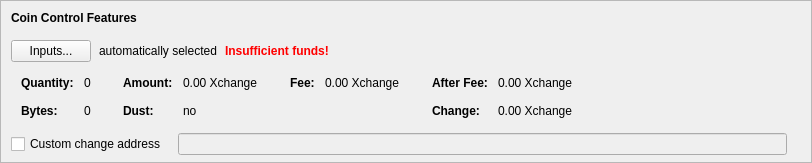
    <widget class="QFrame" name="frameCoinControl">
     <property name="sizePolicy">
      <sizepolicy hsizetype="Expanding" vsizetype="Expanding">
       <horstretch>0</horstretch>
       <verstretch>0</verstretch>
      </sizepolicy>
     </property>
     <property name="maximumSize">
      <size>
       <width>16777215</width>
       <height>16777215</height>
      </size>
     </property>
     <property name="frameShape">
      <enum>QFrame::StyledPanel</enum>
     </property>
     <property name="frameShadow">
      <enum>QFrame::Sunken</enum>
     </property>
     <layout class="QVBoxLayout" name="verticalLayoutCoinControl2">
      <property name="spacing">
       <number>0</number>
      </property>
      <property name="leftMargin">
       <number>0</number>
      </property>
      <property name="topMargin">
       <number>0</number>
      </property>
      <property name="rightMargin">
       <number>0</number>
      </property>
      <property name="bottomMargin">
       <number>6</number>
      </property>
      <item>
       <layout class="QVBoxLayout" name="verticalLayoutCoinControl" stretch="0,0,0,0,1">
        <property name="spacing">
         <number>0</number>
        </property>
        <property name="leftMargin">
         <number>10</number>
        </property>
        <property name="topMargin">
         <number>10</number>
        </property>
        <item>
         <layout class="QHBoxLayout" name="horizontalLayoutCoinControl1">
          <property name="bottomMargin">
           <number>15</number>
          </property>
          <item>
           <widget class="QLabel" name="labelCoinControlFeatures">
            <property name="sizePolicy">
             <sizepolicy hsizetype="Preferred" vsizetype="Maximum">
              <horstretch>0</horstretch>
              <verstretch>0</verstretch>
             </sizepolicy>
            </property>
            <property name="font">
             <font>
              <weight>75</weight>
              <bold>true</bold>
             </font>
            </property>
            <property name="styleSheet">
             <string notr="true">font-weight:bold;</string>
            </property>
            <property name="text">
             <string>Coin Control Features</string>
            </property>
           </widget>
          </item>
         </layout>
        </item>
        <item>
         <layout class="QHBoxLayout" name="horizontalLayoutCoinControl2" stretch="0,0,0,0">
          <property name="spacing">
           <number>8</number>
          </property>
          <property name="bottomMargin">
           <number>10</number>
          </property>
          <item>
           <widget class="QPushButton" name="pushButtonCoinControl">
            <property name="styleSheet">
             <string notr="true"/>
            </property>
            <property name="text">
             <string>Inputs...</string>
            </property>
            <property name="autoDefault">
             <bool>false</bool>
            </property>
           </widget>
          </item>
          <item>
           <widget class="QLabel" name="labelCoinControlAutomaticallySelected">
            <property name="text">
             <string>automatically selected</string>
            </property>
            <property name="margin">
             <number>5</number>
            </property>
           </widget>
          </item>
          <item>
           <widget class="QLabel" name="labelCoinControlInsuffFunds">
            <property name="font">
             <font>
              <weight>75</weight>
              <bold>true</bold>
             </font>
            </property>
            <property name="styleSheet">
             <string notr="true">color:red;font-weight:bold;</string>
            </property>
            <property name="text">
             <string>Insufficient funds!</string>
            </property>
            <property name="margin">
             <number>5</number>
            </property>
           </widget>
          </item>
          <item>
           <spacer name="horizontalSpacerCoinControl">
            <property name="orientation">
             <enum>Qt::Horizontal</enum>
            </property>
            <property name="sizeHint" stdset="0">
             <size>
              <width>40</width>
              <height>1</height>
             </size>
            </property>
           </spacer>
          </item>
         </layout>
        </item>
        <item>
         <widget class="QWidget" name="widgetCoinControl" native="true">
          <property name="sizePolicy">
           <sizepolicy hsizetype="Preferred" vsizetype="Preferred">
            <horstretch>0</horstretch>
            <verstretch>0</verstretch>
           </sizepolicy>
          </property>
          <property name="minimumSize">
           <size>
            <width>0</width>
            <height>0</height>
           </size>
          </property>
          <property name="styleSheet">
           <string notr="true"/>
          </property>
          <layout class="QHBoxLayout" name="horizontalLayoutCoinControl5">
           <property name="leftMargin">
            <number>0</number>
           </property>
           <property name="topMargin">
            <number>0</number>
           </property>
           <property name="rightMargin">
            <number>0</number>
           </property>
           <property name="bottomMargin">
            <number>0</number>
           </property>
           <item>
            <layout class="QHBoxLayout" name="horizontalLayoutCoinControl3" stretch="0,0,0,1">
             <property name="spacing">
              <number>20</number>
             </property>
             <property name="topMargin">
              <number>0</number>
             </property>
             <property name="bottomMargin">
              <number>10</number>
             </property>
             <item>
              <layout class="QFormLayout" name="formLayoutCoinControl1">
               <property name="horizontalSpacing">
                <number>10</number>
               </property>
               <property name="verticalSpacing">
                <number>14</number>
               </property>
               <property name="leftMargin">
                <number>10</number>
               </property>
               <property name="topMargin">
                <number>4</number>
               </property>
               <property name="rightMargin">
                <number>6</number>
               </property>
               <item row="0" column="0">
                <widget class="QLabel" name="labelCoinControlQuantityText">
                 <property name="font">
                  <font>
                   <weight>75</weight>
                   <bold>true</bold>
                  </font>
                 </property>
                 <property name="text">
                  <string>Quantity:</string>
                 </property>
                 <property name="margin">
                  <number>0</number>
                 </property>
                </widget>
               </item>
               <item row="0" column="1">
                <widget class="QLabel" name="labelCoinControlQuantity">
                 <property name="cursor">
                  <cursorShape>IBeamCursor</cursorShape>
                 </property>
                 <property name="contextMenuPolicy">
                  <enum>Qt::ActionsContextMenu</enum>
                 </property>
                 <property name="text">
                  <string notr="true">0</string>
                 </property>
                 <property name="margin">
                  <number>0</number>
                 </property>
                 <property name="textInteractionFlags">
                  <set>Qt::LinksAccessibleByMouse|Qt::TextSelectableByKeyboard|Qt::TextSelectableByMouse</set>
                 </property>
                </widget>
               </item>
               <item row="1" column="0">
                <widget class="QLabel" name="labelCoinControlBytesText">
                 <property name="font">
                  <font>
                   <weight>75</weight>
                   <bold>true</bold>
                  </font>
                 </property>
                 <property name="text">
                  <string>Bytes:</string>
                 </property>
                </widget>
               </item>
               <item row="1" column="1">
                <widget class="QLabel" name="labelCoinControlBytes">
                 <property name="cursor">
                  <cursorShape>IBeamCursor</cursorShape>
                 </property>
                 <property name="contextMenuPolicy">
                  <enum>Qt::ActionsContextMenu</enum>
                 </property>
                 <property name="text">
                  <string notr="true">0</string>
                 </property>
                 <property name="textInteractionFlags">
                  <set>Qt::LinksAccessibleByMouse|Qt::TextSelectableByKeyboard|Qt::TextSelectableByMouse</set>
                 </property>
                </widget>
               </item>
              </layout>
             </item>
             <item>
              <layout class="QFormLayout" name="formLayoutCoinControl2">
               <property name="horizontalSpacing">
                <number>10</number>
               </property>
               <property name="verticalSpacing">
                <number>14</number>
               </property>
               <property name="leftMargin">
                <number>6</number>
               </property>
               <property name="topMargin">
                <number>4</number>
               </property>
               <property name="rightMargin">
                <number>6</number>
               </property>
               <item row="0" column="0">
                <widget class="QLabel" name="labelCoinControlAmountText">
                 <property name="font">
                  <font>
                   <weight>75</weight>
                   <bold>true</bold>
                  </font>
                 </property>
                 <property name="text">
                  <string>Amount:</string>
                 </property>
                 <property name="margin">
                  <number>0</number>
                 </property>
                </widget>
               </item>
               <item row="0" column="1">
                <widget class="QLabel" name="labelCoinControlAmount">
                 <property name="cursor">
                  <cursorShape>IBeamCursor</cursorShape>
                 </property>
                 <property name="contextMenuPolicy">
                  <enum>Qt::ActionsContextMenu</enum>
                 </property>
                 <property name="text">
                  <string notr="true">0.00 Xchange</string>
                 </property>
                 <property name="textInteractionFlags">
                  <set>Qt::LinksAccessibleByMouse|Qt::TextSelectableByKeyboard|Qt::TextSelectableByMouse</set>
                 </property>
                </widget>
               </item>
               <item row="1" column="0">
                <widget class="QLabel" name="labelCoinControlLowOutputText">
                 <property name="font">
                  <font>
                   <weight>75</weight>
                   <bold>true</bold>
                  </font>
                 </property>
                 <property name="text">
                  <string>Dust:</string>
                 </property>
                </widget>
               </item>
               <item row="1" column="1">
                <widget class="QLabel" name="labelCoinControlLowOutput">
                 <property name="cursor">
                  <cursorShape>IBeamCursor</cursorShape>
                 </property>
                 <property name="contextMenuPolicy">
                  <enum>Qt::ActionsContextMenu</enum>
                 </property>
                 <property name="text">
                  <string notr="true">no</string>
                 </property>
                 <property name="textInteractionFlags">
                  <set>Qt::LinksAccessibleByMouse|Qt::TextSelectableByKeyboard|Qt::TextSelectableByMouse</set>
                 </property>
                </widget>
               </item>
              </layout>
             </item>
             <item>
              <layout class="QFormLayout" name="formLayoutCoinControl3">
               <property name="horizontalSpacing">
                <number>10</number>
               </property>
               <property name="verticalSpacing">
                <number>14</number>
               </property>
               <property name="leftMargin">
                <number>6</number>
               </property>
               <property name="topMargin">
                <number>4</number>
               </property>
               <property name="rightMargin">
                <number>6</number>
               </property>
               <item row="0" column="0">
                <widget class="QLabel" name="labelCoinControlFeeText">
                 <property name="font">
                  <font>
                   <weight>75</weight>
                   <bold>true</bold>
                  </font>
                 </property>
                 <property name="text">
                  <string>Fee:</string>
                 </property>
                 <property name="margin">
                  <number>0</number>
                 </property>
                </widget>
               </item>
               <item row="0" column="1">
                <widget class="QLabel" name="labelCoinControlFee">
                 <property name="cursor">
                  <cursorShape>IBeamCursor</cursorShape>
                 </property>
                 <property name="contextMenuPolicy">
                  <enum>Qt::ActionsContextMenu</enum>
                 </property>
                 <property name="text">
                  <string notr="true">0.00 Xchange</string>
                 </property>
                 <property name="textInteractionFlags">
                  <set>Qt::LinksAccessibleByMouse|Qt::TextSelectableByKeyboard|Qt::TextSelectableByMouse</set>
                 </property>
                </widget>
               </item>
             </layout>
             </item>
             <item>
              <layout class="QFormLayout" name="formLayoutCoinControl4">
               <property name="horizontalSpacing">
                <number>10</number>
               </property>
               <property name="verticalSpacing">
                <number>14</number>
               </property>
               <property name="leftMargin">
                <number>6</number>
               </property>
               <property name="topMargin">
                <number>4</number>
               </property>
               <property name="rightMargin">
                <number>6</number>
               </property>
               <item row="0" column="0">
                <widget class="QLabel" name="labelCoinControlAfterFeeText">
                 <property name="font">
                  <font>
                   <weight>75</weight>
                   <bold>true</bold>
                  </font>
                 </property>
                 <property name="text">
                  <string>After Fee:</string>
                 </property>
                 <property name="margin">
                  <number>0</number>
                 </property>
                </widget>
               </item>
               <item row="0" column="1">
                <widget class="QLabel" name="labelCoinControlAfterFee">
                 <property name="cursor">
                  <cursorShape>IBeamCursor</cursorShape>
                 </property>
                 <property name="contextMenuPolicy">
                  <enum>Qt::ActionsContextMenu</enum>
                 </property>
                 <property name="text">
                  <string notr="true">0.00 Xchange</string>
                 </property>
                 <property name="textInteractionFlags">
                  <set>Qt::LinksAccessibleByMouse|Qt::TextSelectableByKeyboard|Qt::TextSelectableByMouse</set>
                 </property>
                </widget>
               </item>
               <item row="1" column="0">
                <widget class="QLabel" name="labelCoinControlChangeText">
                 <property name="font">
                  <font>
                   <weight>75</weight>
                   <bold>true</bold>
                  </font>
                 </property>
                 <property name="text">
                  <string>Change:</string>
                 </property>
                </widget>
               </item>
               <item row="1" column="1">
                <widget class="QLabel" name="labelCoinControlChange">
                 <property name="cursor">
                  <cursorShape>IBeamCursor</cursorShape>
                 </property>
                 <property name="contextMenuPolicy">
                  <enum>Qt::ActionsContextMenu</enum>
                 </property>
                 <property name="text">
                  <string notr="true">0.00 Xchange</string>
                 </property>
                 <property name="textInteractionFlags">
                  <set>Qt::LinksAccessibleByMouse|Qt::TextSelectableByKeyboard|Qt::TextSelectableByMouse</set>
                 </property>
                </widget>
               </item>
              </layout>
             </item>
            </layout>
           </item>
          </layout>
         </widget>
        </item>
        <item>
         <layout class="QHBoxLayout" name="horizontalLayoutCoinControl4" stretch="0,0,0">
          <property name="spacing">
           <number>12</number>
          </property>
          <property name="sizeConstraint">
           <enum>QLayout::SetDefaultConstraint</enum>
          </property>
          <property name="topMargin">
           <number>5</number>
          </property>
          <property name="rightMargin">
           <number>5</number>
          </property>
          <item>
           <widget class="QCheckBox" name="checkBoxCoinControlChange">
            <property name="toolTip">
             <string>If this is activated, but the change address is empty or invalid, change will be sent to a newly generated address.</string>
            </property>
            <property name="text">
             <string>Custom change address</string>
            </property>
           </widget>
          </item>
          <item>
           <widget class="QValidatedLineEdit" name="lineEditCoinControlChange">
            <property name="enabled">
             <bool>false</bool>
            </property>
            <property name="sizePolicy">
             <sizepolicy hsizetype="Expanding" vsizetype="Fixed">
              <horstretch>0</horstretch>
              <verstretch>0</verstretch>
             </sizepolicy>
            </property>
           </widget>
          </item>
          <item>
           <widget class="QLabel" name="labelCoinControlChangeLabel">
            <property name="sizePolicy">
             <sizepolicy hsizetype="Preferred" vsizetype="Expanding">
              <horstretch>0</horstretch>
              <verstretch>0</verstretch>
             </sizepolicy>
            </property>
            <property name="minimumSize">
             <size>
              <width>0</width>
              <height>0</height>
             </size>
            </property>
            <property name="text">
             <string/>
            </property>
            <property name="margin">
             <number>3</number>
            </property>
           </widget>
          </item>
         </layout>
        </item>
        <item>
         <spacer name="verticalSpacerCoinControl">
          <property name="orientation">
           <enum>Qt::Vertical</enum>
          </property>
          <property name="sizeHint" stdset="0">
           <size>
            <width>800</width>
            <height>1</height>
           </size>
          </property>
         </spacer>
        </item>
       </layout>
      </item>
     </layout>
    </widget>
